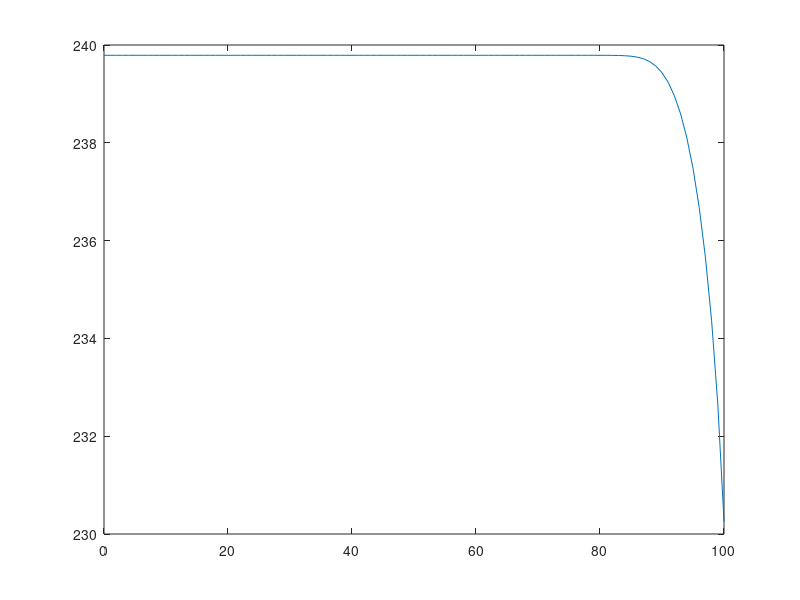

The MATLAB source for this figure:
% this piece of code plots parts of the binomial sum which helps us find
% suitable bounds on the value of the sum based on the number of terms in
% it. 

warning off
U = 100;
a = 10;
summ = zeros(1,U+1);

for j = 0:U

    L = U-j;
    temp = 0;


    for i = L:U
        temp = temp + nchoosek(U,i) * (a^i);% * ((1-a)^(U-i));
    end

    summ(j+1) = temp;
end

figure
L = [U:-1:0];
plot(L,log(summ))
   